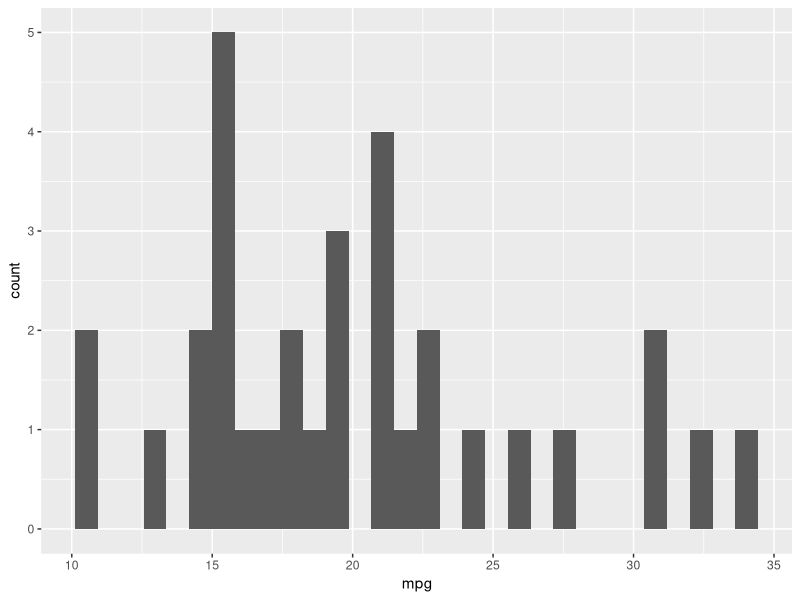
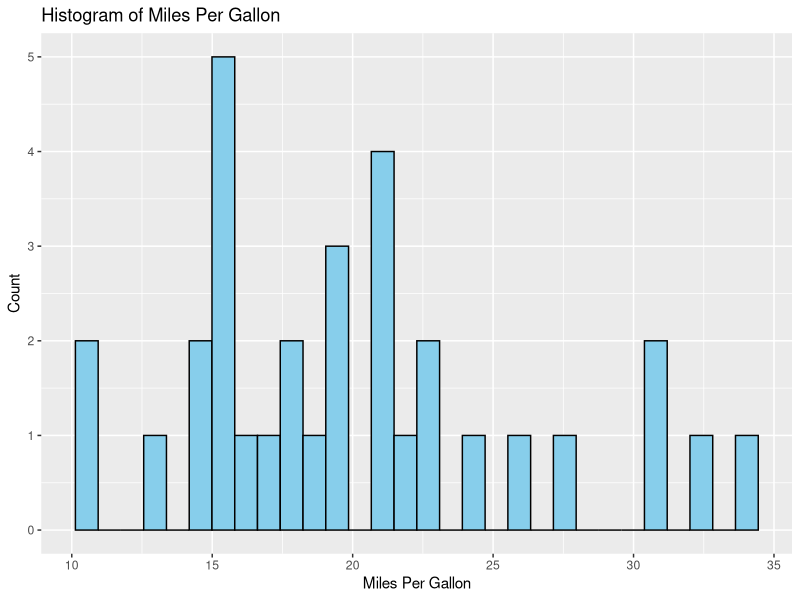
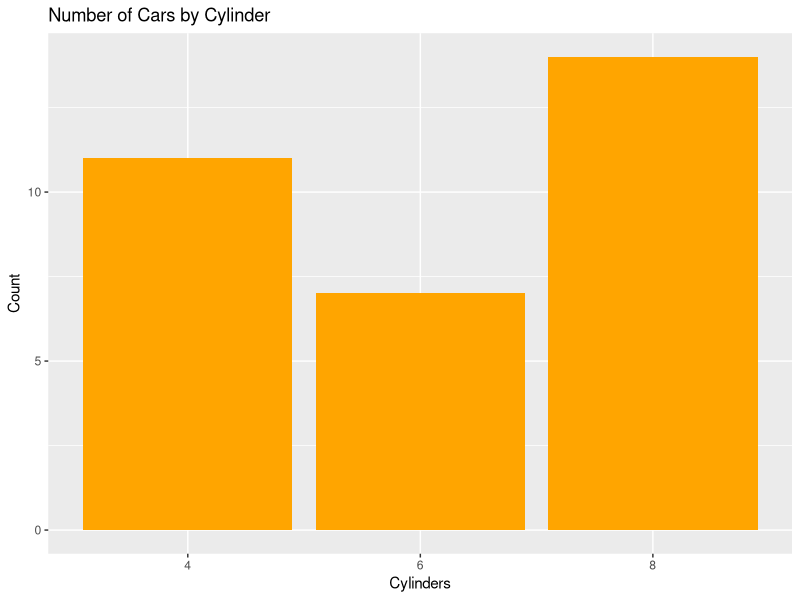
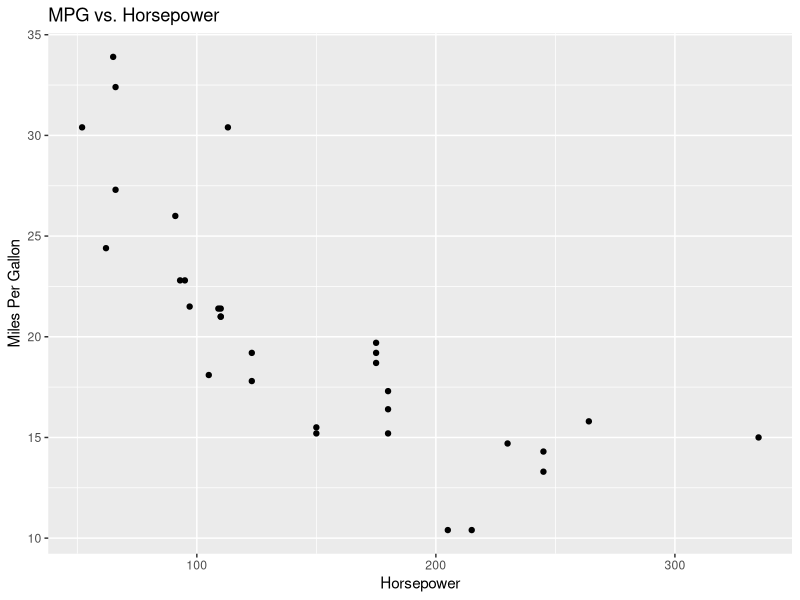
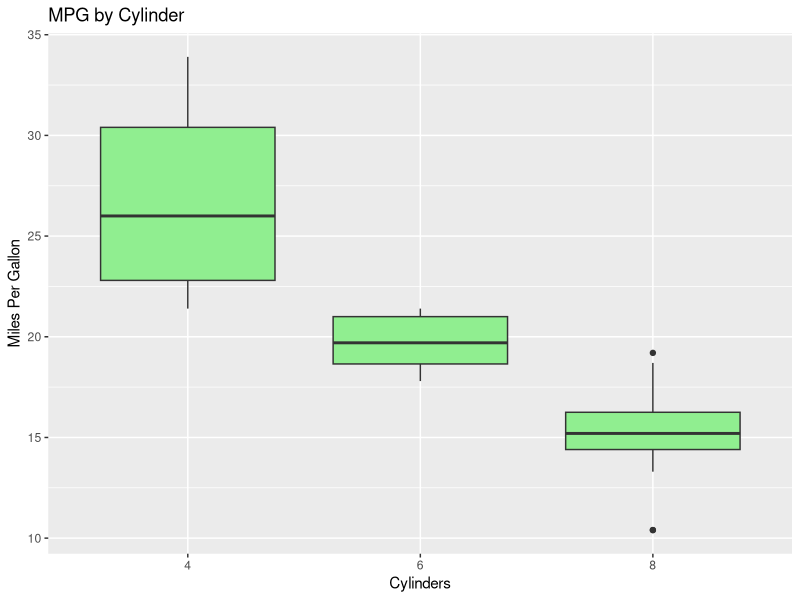
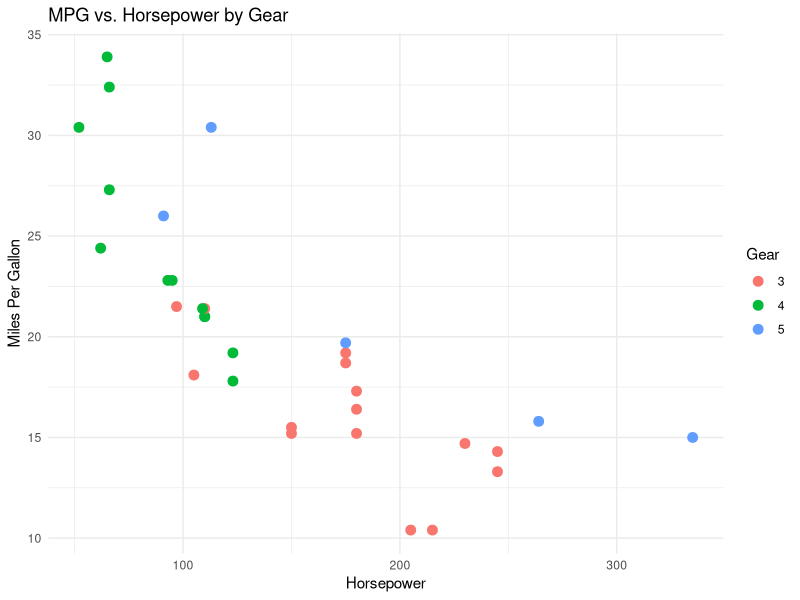

The R script that drew these images, in order:
# =============================================================================
# Week 1 R In Class Exercise: Introduction to R and RStudio
# Course: Housing Precarity and Displacement: Racial and Gender Inequality in Gentrification and Eviction
# =============================================================================

# Welcome to your first R coding class! This script will help you get comfortable
# with the basics of R and RStudio. We will cover:
#   - What is R and RStudio?
#   - How to run code
#   - Basic math and variable assignment
#   - Data types in R
#   - Vectors and data frames
#   - Reading in data
#   - Basic data exploration
#   - Introduction to tidyverse

# The goal is to make you comfortable with the basics so you can build on these
# skills in future weeks.

# =============================================================================
# 1. What is R and RStudio?
# -----------------------------------------------------------------------------
# R is a programming language for data analysis and statistics.
# RStudio is an interface (IDE) that makes R easier to use.
# You will be using RStudio, which is already set up for you on the server.

# =============================================================================
# 2. How to Run Code in RStudio
# -----------------------------------------------------------------------------
# - You can run a line of code by clicking on it and pressing Ctrl+Enter (Windows) or Cmd+Enter (Mac).
# - You can also highlight multiple lines and run them together.
# - Try running the line below:

1 + 1  # This should print 2 in the Console

# =============================================================================
# 3. Basic Math and Variables
# -----------------------------------------------------------------------------
# You can use R like a calculator:

2 * 5      # Multiplication
10 / 2     # Division
2^3        # Exponentiation (2 to the power of 3)

# You can store values in variables using the "<-" symbol:

x <- 10    # Assigns the value 10 to x
y <- 5
x + y      # Adds x and y

# You can print the value of a variable by typing its name:

x

# =============================================================================
# 4. Data Types in R
# -----------------------------------------------------------------------------
# R has several types of data:
# - Numeric (numbers)
# - Character (text)
# - Logical (TRUE or FALSE)

a <- 7.5          # Numeric
b <- "Eviction"   # Character (note the quotes)
c <- TRUE         # Logical

# You can check the type of a variable with the class() function:

class(a)
class(b)
class(c)

# =============================================================================
# 5. Vectors: Collections of Values
# -----------------------------------------------------------------------------
# A vector is a list of values of the same type.

numbers <- c(1, 2, 3, 4, 5)      # Numeric vector
names <- c("Alice", "Bob", "Carmen") # Character vector

numbers
names

# You can access elements in a vector using square brackets:

numbers[3]   # The third element (remember: R starts counting at 1)

# =============================================================================
# 6. Data Frames: Tables of Data
# -----------------------------------------------------------------------------
# A data frame is like a spreadsheet or table.

# Let's create a simple data frame:

students <- data.frame(
  name = c("Ana", "Ben", "Carlos"),
  age = c(20, 21, 19),
  gender = c("F", "M", "M")
)

students

# Access a column using $:

students$name

# Access a specific value (row 2, column "age"):

students$age[2]

# =============================================================================
# 7. Reading in Data
# -----------------------------------------------------------------------------
# Let's read in a CSV file. We'll use a sample dataset that comes with R.

# First, see where your working directory is:
getwd()

# Let's use the built-in 'mtcars' dataset for now:

data(mtcars)   # Loads the dataset
head(mtcars)   # Shows the first 6 rows

# =============================================================================
# 8. Basic Data Exploration
# -----------------------------------------------------------------------------
# Let's look at some basic information about mtcars:

dim(mtcars)        # Number of rows and columns
names(mtcars)      # Column names
summary(mtcars)    # Summary statistics

# Calculate the mean of a column:

mean(mtcars$mpg)   # Average miles per gallon

# =============================================================================
# 9. Introduction to tidyverse
# -----------------------------------------------------------------------------
# tidyverse is a collection of R packages for data science.
# Let's install and load it (do this only once):

# Uncomment the next line if you have not installed tidyverse before:
# install.packages("tidyverse")

library(tidyverse)

# Let's use tidyverse to select columns and filter rows:

mtcars %>%
  select(mpg, cyl, gear) %>%     # Select only some columns
  filter(mpg > 20)               # Only cars with mpg > 20

# =============================================================================
# 10. Your Turn: Practice!
# -----------------------------------------------------------------------------
# Try these on your own:
# - Create a vector of your favorite foods
# - Make a data frame of three cities and their populations
# - Find the average age in the students data frame

# Example (uncomment and fill in your answers):

# foods <- c("Pizza", "Tacos", "Salad")
# cities <- data.frame(
#   city = c("Richmond", "Oakland", "Berkeley"),
#   population = c(110000, 425000, 120000)
# )
# mean(students$age)

# =============================================================================
# 11. Loading Libraries (with tidyverse)
# -----------------------------------------------------------------------------
# Let's make sure we have the tidyverse package loaded, as it contains many useful tools.

# Uncomment and run if you haven't installed tidyverse before:
# install.packages("tidyverse")

library(tidyverse)  # Loads dplyr, ggplot2, readr, tibble, and more

# =============================================================================
# 12. Data Viewing and Exploration
# -----------------------------------------------------------------------------
# Before we start plotting, let's practice exploring and viewing data.

# View the first few rows:
head(mtcars)

# View the last few rows:
tail(mtcars)

# View the structure of the data frame:
str(mtcars)

# Get a summary of the data:
summary(mtcars)

# View the data in a spreadsheet-like viewer (in RStudio):
View(mtcars)  # This will open a new tab in RStudio

# Check for missing values:
anyNA(mtcars)

# =============================================================================
# 13. Creating Plots with ggplot2: Step-by-Step
# -----------------------------------------------------------------------------
# ggplot2 is part of the tidyverse and is used for making plots.
# We'll start with very simple plots and build up.

# ---- 13.1 The Simplest Plot: Histogram of mpg ----

ggplot(mtcars, aes(x = mpg)) +
  geom_histogram()  # Default bins

# ---- 13.2 Add Labels and Change Color ----

ggplot(mtcars, aes(x = mpg)) +
  geom_histogram(fill = "skyblue", color = "black") +
  labs(title = "Histogram of Miles Per Gallon", x = "Miles Per Gallon", y = "Count")

# ---- 13.3 Bar Plot: Number of Cars by Cylinder ----

ggplot(mtcars, aes(x = factor(cyl))) +
  geom_bar(fill = "orange") +
  labs(title = "Number of Cars by Cylinder", x = "Cylinders", y = "Count")

# ---- 13.4 Scatter Plot: MPG vs. Horsepower ----

ggplot(mtcars, aes(x = hp, y = mpg)) +
  geom_point() +
  labs(title = "MPG vs. Horsepower", x = "Horsepower", y = "Miles Per Gallon")

# ---- 13.5 Boxplot: MPG by Cylinder ----

ggplot(mtcars, aes(x = factor(cyl), y = mpg)) +
  geom_boxplot(fill = "lightgreen") +
  labs(title = "MPG by Cylinder", x = "Cylinders", y = "Miles Per Gallon")

# ---- 13.6 Customizing Plots: Themes and Colors ----

ggplot(mtcars, aes(x = hp, y = mpg, color = factor(gear))) +
  geom_point(size = 3) +
  labs(title = "MPG vs. Horsepower by Gear", x = "Horsepower", y = "Miles Per Gallon", color = "Gear") +
  theme_minimal()

# ---- 13.7 Saving a Plot ----

# Save your last plot to a file (uncomment to use):
# ggsave("my_first_plot.png")

# =============================================================================
# 14. Your Turn: Try Making Plots!
# -----------------------------------------------------------------------------
# Try these on your own:
# - Make a histogram of another variable (e.g., hp)
# - Make a scatter plot of wt vs. mpg
# - Make a bar plot of the number of cars by gear

# Example (uncomment and fill in your answers):

# ggplot(mtcars, aes(x = hp)) + geom_histogram()
# ggplot(mtcars, aes(x = wt, y = mpg)) + geom_point()
# ggplot(mtcars, aes(x = factor(gear))) + geom_bar()

# =============================================================================
# 15. Next Steps
# -----------------------------------------------------------------------------
# In future weeks, we will use real data about housing, race, and income.
# We will use the tidyverse and tidycensus packages to explore and analyze data
# about housing precarity and displacement.

# Remember: Coding is a skill you build with practice. Don't be afraid to make mistakes!

# =============================================================================
# END OF WEEK 1 SCRIPT
# =============================================================================
